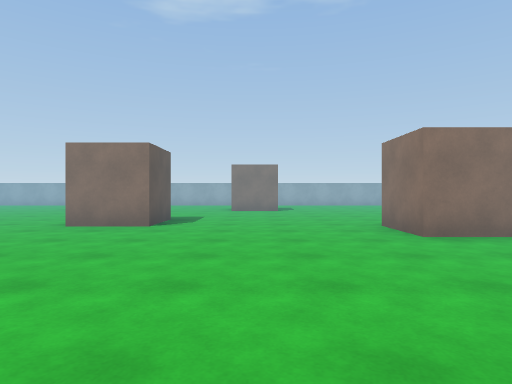
[1] (above)

23 first-person views from a walk through a Unity game level. The camera is 1.2 m above the floor, looks level and sees 75° across. The floor is counted in squares, 2 m on a side. Each view is taken from the middle of a square. On the plan, view 1 faces up. The plan holds only what a view shows up to about 10 squares ahead; the rest is blank. The place goes on beyond the plan. The player character is not drawn. Surface patterns are stand-ins for the level's own textures.

[2]
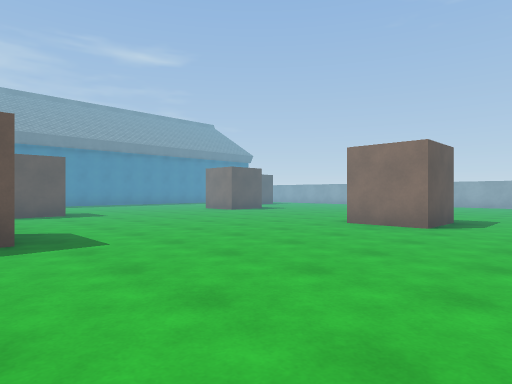

[3]
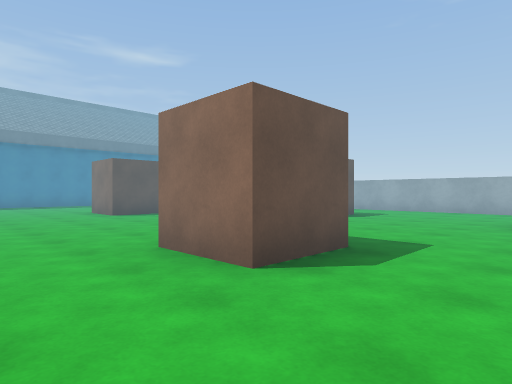

[4]
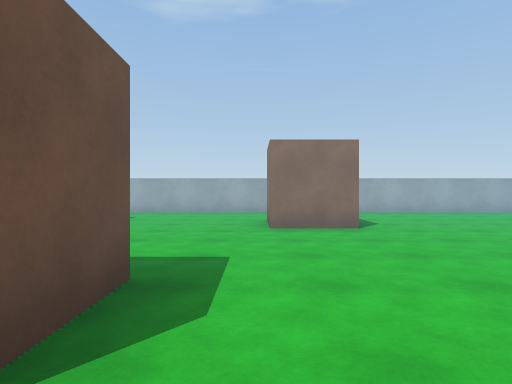

[5]
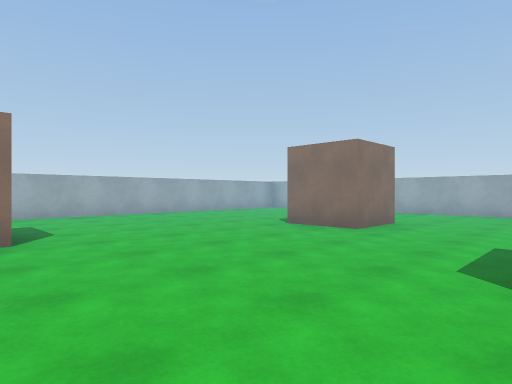

[6]
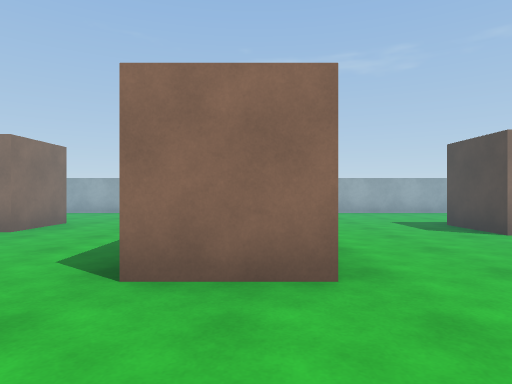

[7]
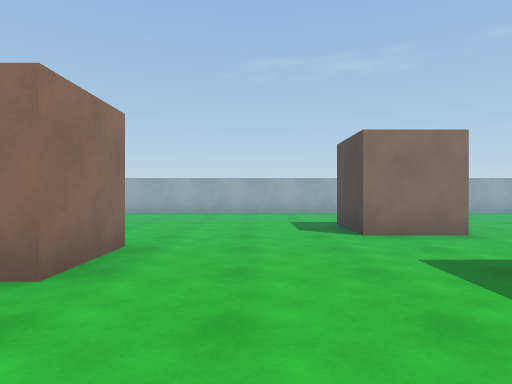

[8]
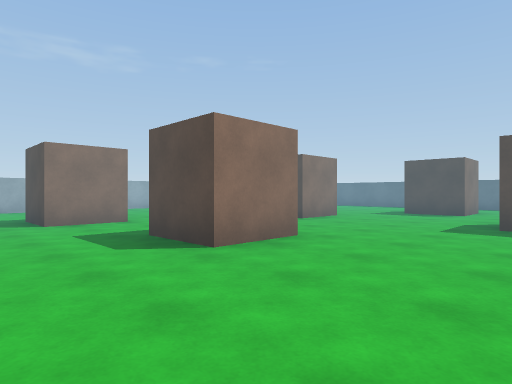

[9]
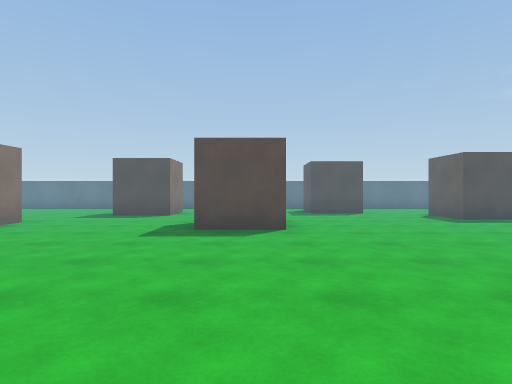

[10]
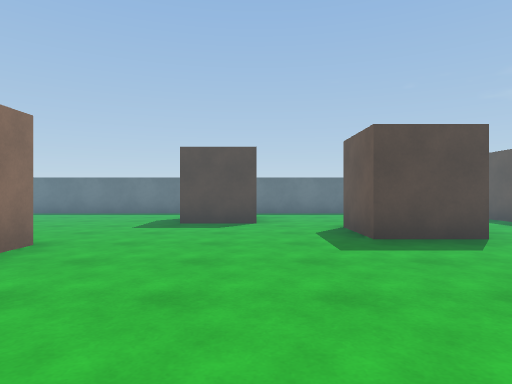

[11]
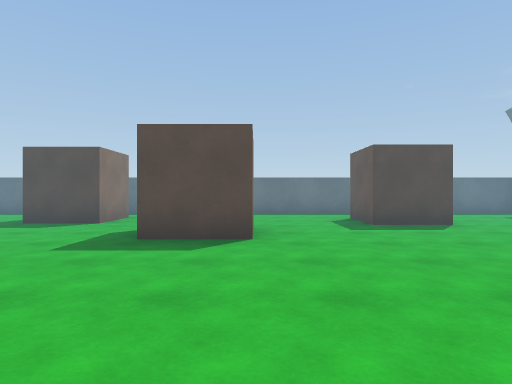

[12]
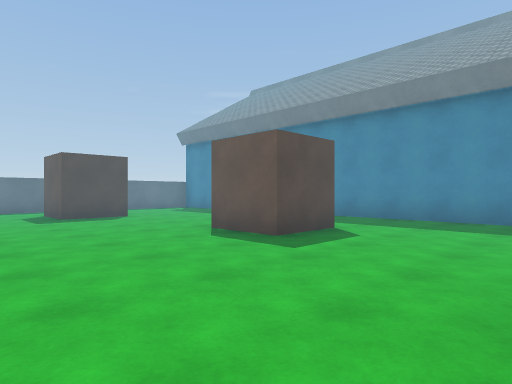

[13]
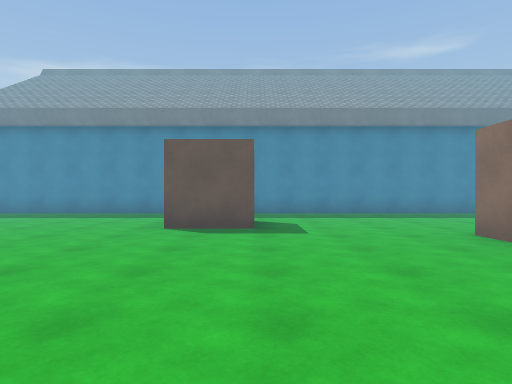

[14]
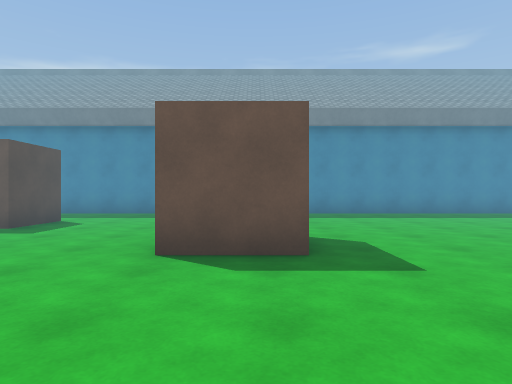

[15]
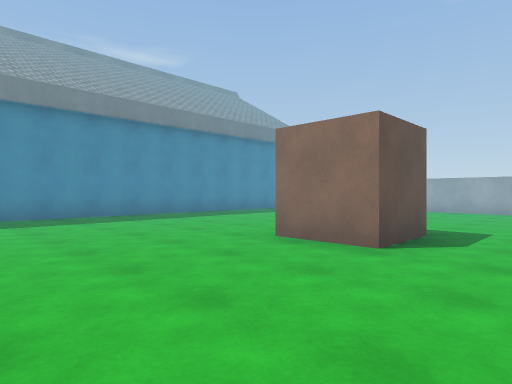

[16]
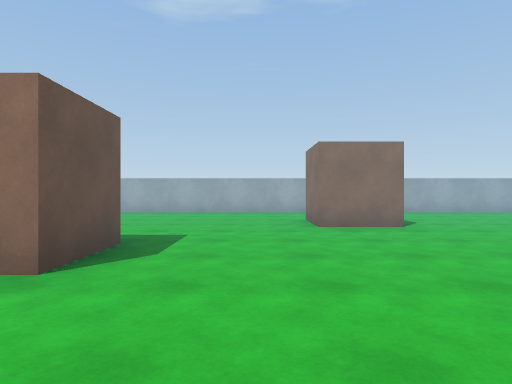

[17]
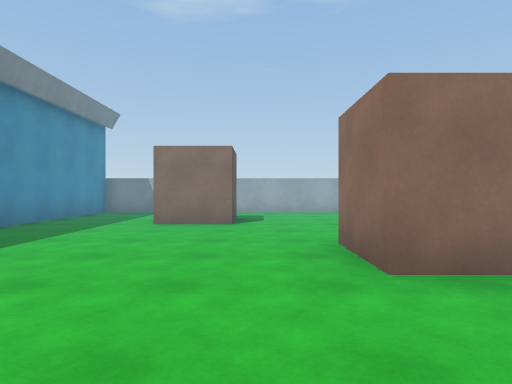

[18]
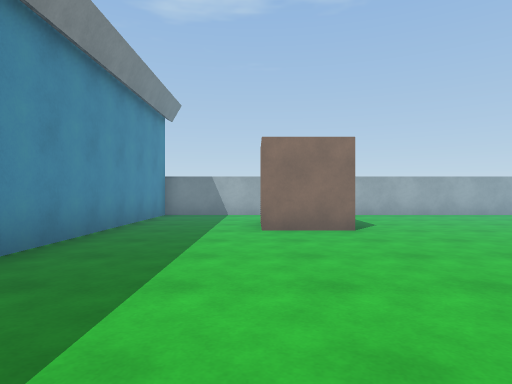

[19]
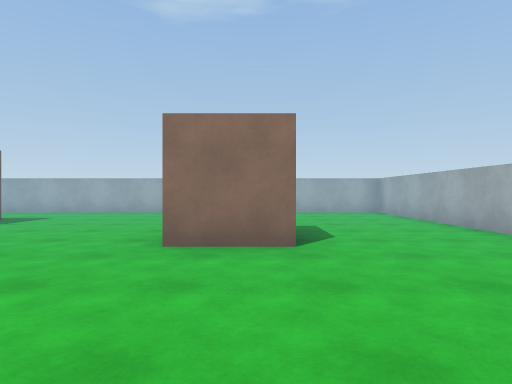

[20]
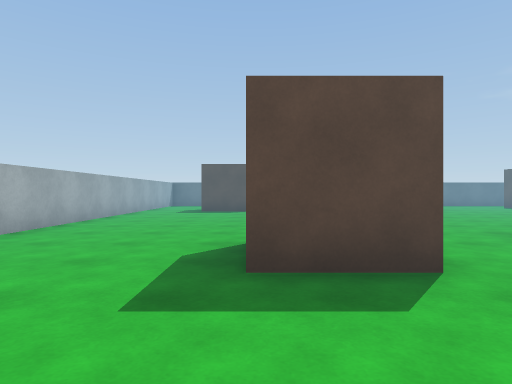

[21]
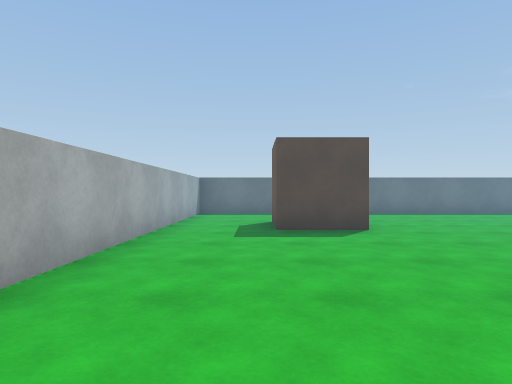

[22]
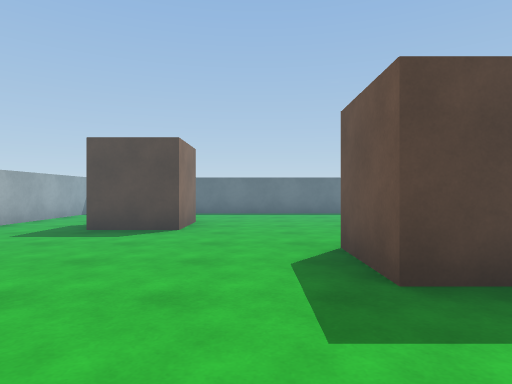

[23]
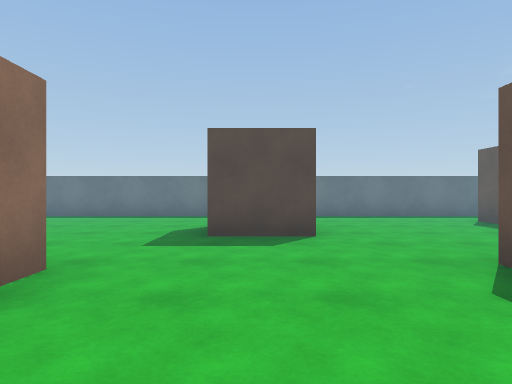

### Floor plan
Points are (right, up) in squares from view 1. A wall is a line through its corners. A room is listed if a view was taken in it or the views show most of it. See-through windows are left out.
Room 1 (views 1, 2, 3, 4, 5, 6, 7, 8, 9, 10, 11, 12, 13, 14, 15, 16, 17, 18, 19, 20, 21, 22, 23)
walls: (0.9, -0.8) (0.9, 0.8) (2.4, 0.8); (-2.5, -3.3) (-1, -3.3); (-1.9, 7.4) (-1.9, 5.8) (-3.4, 5.8); (-9.2, 2.6) (-9.2, 1); (-2.5, -4.9) (-2.5, -4.2); (-9.9, 1) (-10.8, 1); (3.8, 4.4) (2.2, 4.4) (2.2, 6); (4.6, 0) (4.6, 1.5) (6.1, 1.5); (2.6, -4.6) (2.6, -3.1) (4.1, -3.1) (4.1, -4.6); (-8, -5.2) (-6.5, -5.2) (-6.5, -6.8); (-4.4, 10.7) (-5.9, 10.7) (-5.9, 12.1); (-8.6, 8.9) (-8.6, 7.4) (-10, 7.4) (-10, 8.9); (-0.8, 10.8) (-0.8, 11.9); (0.8, 10.5) (-0.9, 10.5); (0.2, -7.9) (0.2, -6.5) (1.8, -6.5); (-13, -2) (-11.4, -2) (-11.4, -3.5); (-5, -8.9) (-5, -7.4) (-3.6, -7.4) (-3.6, -8.9); (6.5, 8.7) (5, 8.7) (5, 10.1); (-11.6, -7.1) (-10.1, -7.1) (-10.1, -8.6); (6.2, -7.8) (6.2, -6.3) (7.7, -6.3) (7.7, -7.8); (-11.4, 12.6) (-11.4, 11.2) (-13, 11.2); (-10.8, -10.3) (9.6, -10.3) (9.6, 14.7) (-15.4, 14.7) (-15.4, -9.2); (-15.1, -10.3) (-13.5, -10.3)

Where each view was taken, in squares from view 1:
view 1: 0 up, 0 right, facing up
view 2: 0 up, 0 right, facing up-left
view 3: 4 up, 0 right, facing up-left
view 4: 5 up, 1 left, facing up
view 5: 6 up, 0 right, facing up-right
view 6: 5 up, 0 right, facing right
view 7: 3 up, 0 right, facing right
view 8: 3 up, 2 left, facing down-right
view 9: 2 up, 2 left, facing down
view 10: 1 down, 5 left, facing down
view 11: 1 down, 8 left, facing down
view 12: 1 up, 8 left, facing down-left
view 13: 2 down, 6 left, facing left
view 14: 2 up, 6 left, facing left
view 15: 4 up, 7 left, facing up-left
view 16: 5 up, 7 left, facing up
view 17: 5 up, 11 left, facing up
view 18: 6 up, 13 left, facing up
view 19: 5 up, 6 right, facing up
view 20: 4 up, 6 right, facing down
view 21: 1 down, 8 right, facing down
view 22: 1 down, 5 right, facing down
view 23: 2 down, 1 right, facing down
